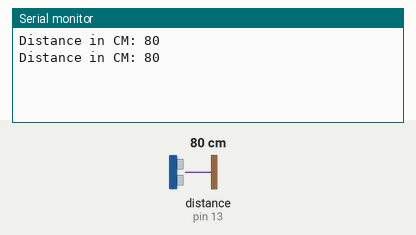
This sketch was run on a simulated Arduino Uno, built with avr-gcc and run on an emulated ATmega328P. Shown: the last lines printed to the serial monitor. Inputs (shaded band) come from the test bench; at power-on: distance to the obstacle (sensor on pin 13) 80 cm. The echo pulse lasts 58.3 µs per cm.

Above: at 1.8 s.
1.9 s: distance to the obstacle (sensor on pin 13) set to 2 cm
At 2.8 s:
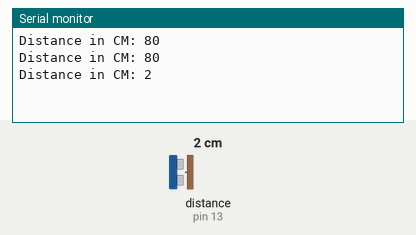
3.4 s: distance to the obstacle (sensor on pin 13) set to 4 cm
At 4.4 s:
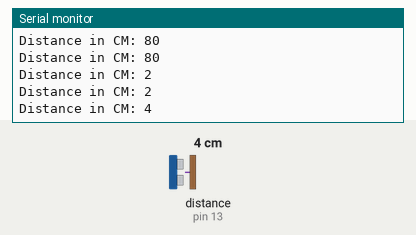
Timing chart, 0 to 6.4 s (numbered marks = the images above; inputs shaded):
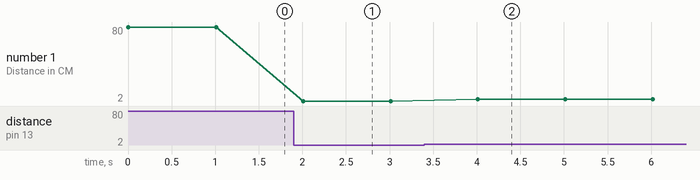

The sketch:

Exercicio_Exemplo_Logica_Portugol.ino
```cpp
// Inclusão da biblioteca do sensor
// Essa biblioteca não vem por padrão com o arduino e
// precisa ser instalada pelo gerenciador de bibliotecas
#include <Ultrasonic.h>

int portaLed = 8;

// Inicializa o objeto do sensor ultrasônico
// Usando as portas 12 e 13 para trigger e echo
Ultrasonic ultrasonic(12, 13);

void setup() {
  // Inicializa a porta Serial
  Serial.begin(9600);
}

void loop() {
  // Lê o valor do sensor
  int distancia = ultrasonic.distanceRead();

  // Escreve o valor da distância no painel Serial
  Serial.print("Distance in CM: ");
  Serial.println(distancia);

  delay(1000);

//  SE distancia MENOR QUE 100 E distancia MAIOR QUE 80
//    acender led amarelo
//  SENAO SE distancia MENOR QUE 80 E distancia MAIOR QUE 60
//    acender led vermelho
//  SENAO SE distancia MENOR QUE 60
//    tocar buzzer
//  SENAO
//    desligar buzzer
//    desligar led vermelho
//    desligar led amarelo
}

// Links para traduzir o código
//
// SE/SENAO = IF/ELSE -> https://www.arduino.cc/en/Reference/Else
// E = && (logical and) -> https://www.arduino.cc/en/Reference/Boolean
```

Measured:
- after the input at 1.9 s, the serial monitor: prints a new line after 0.11 s (image 1)
- after the input at 3.4 s, the serial monitor: prints a new line after 0.61 s (image 2)
- plotted number 1: 80 → 2 after the input at 1.9 s, 2 → 4 after the input at 3.4 s
